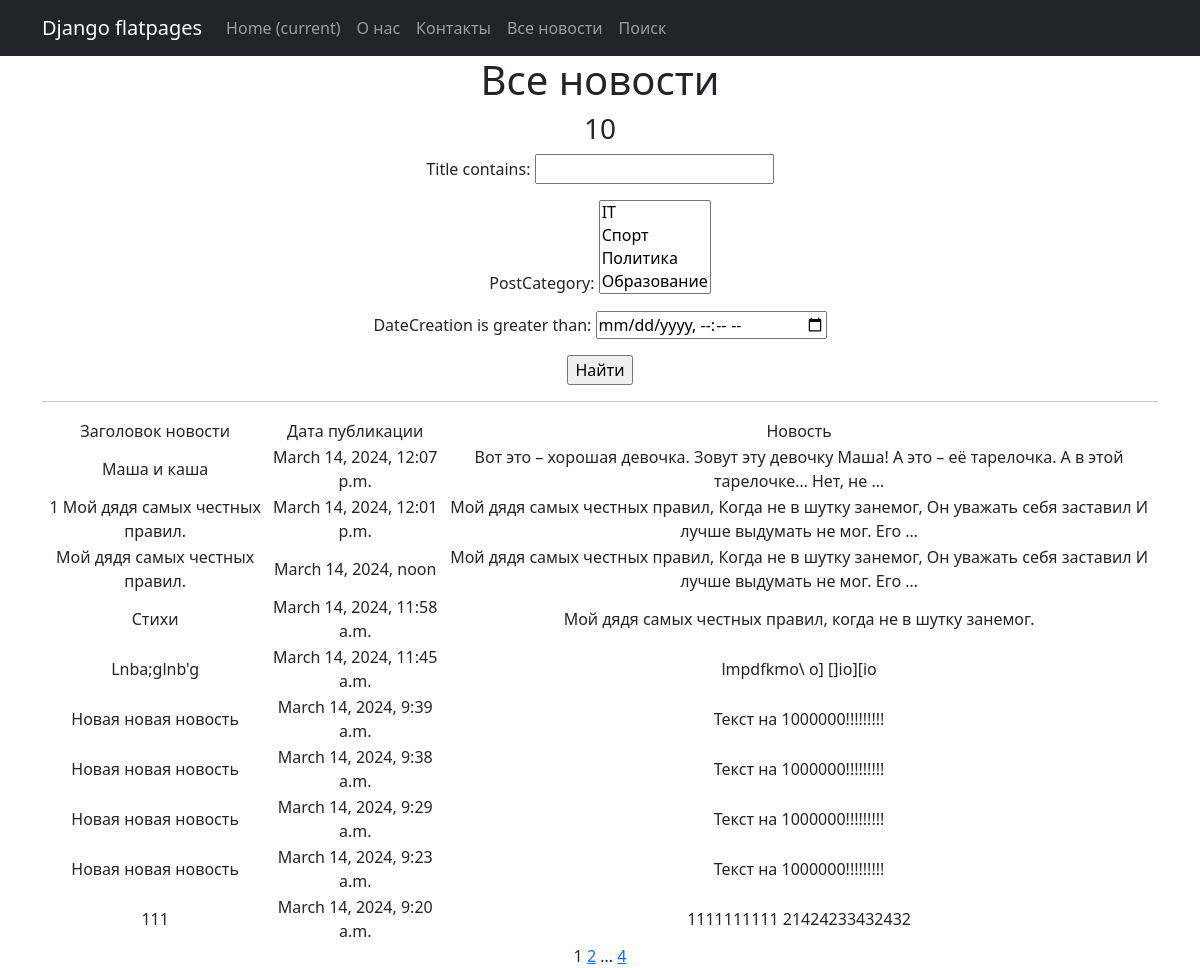
Page /news/search/ on the earlier database version.
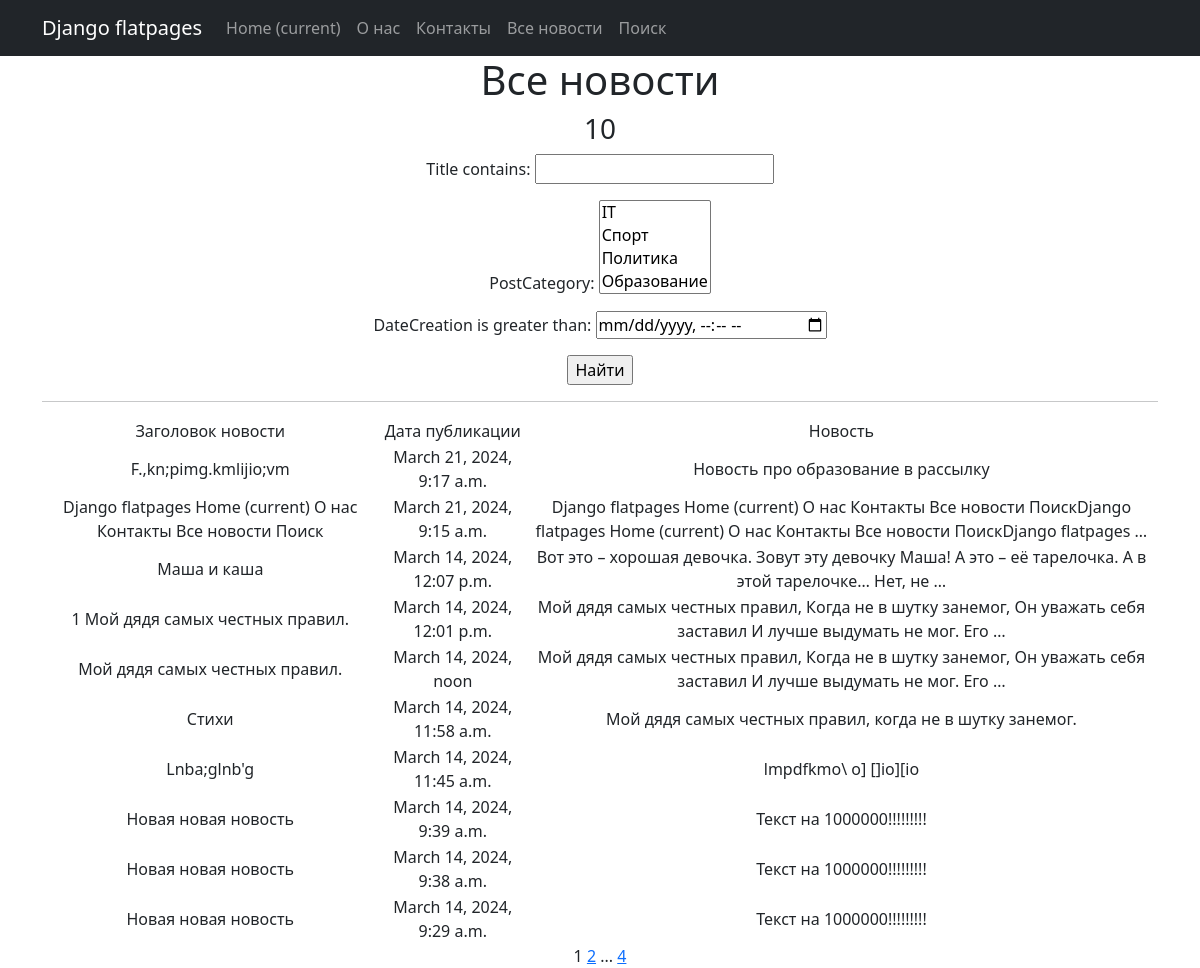
Same page on the later database version.
### news/models.py (models this page shows, shortened)
class Post(models.Model):
    author = models.ForeignKey(Author, on_delete=models.CASCADE)
    NEWS = 'NW'
    ARTICLE = 'AR'
    CATEGORY_CHOICES = (
        (NEWS, 'Новость'),
        (ARTICLE, 'Статья'),
    )
    categoryType = models.CharField(max_length=2, choices=CATEGORY_CHOICES, default=ARTICLE)
    dateCreation = models.DateTimeField(auto_now_add=True)
    postCategory = models.ManyToManyField(Category, through='PostCategory')
    title = models.CharField(max_length=128)
    text = models.TextField()
    rating = models.SmallIntegerField(default=0)
    def __str__(self):
        return f'{self.title}: {self.text[:20]}'

### news/views.py (the view)
# urls.py: path('news/search/', SearchPostsList.as_view(), name='search'),
class SearchPostsList(PostsList):
    template_name = 'search.html'
    def get_queryset(self):
        queryset = super().get_queryset()
        self.filterset = PostFilter(self.request.GET, queryset)
        return self.filterset.qs

### news/models.py (called while the page is built)
    def __str__(self):
        return self.name

### news/templatetags/custom_filters.py (called while the page is built)
@register.filter()
def censor(text):
    if not (isinstance(text, str)):
        raise StrException('Variable is not a string')
    for key in CENSOR_WORDS:
        text = text.replace(key, CENSOR_WORDS[key])
    return text

### news/templatetags/custom_tags.py (called while the page is built)
@register.simple_tag(takes_context=True)
def url_replace(context, **kwargs):
    d = context['request'].GET.copy()
    for k, v in kwargs.items():
        d[k] = v
    return d.urlencode()

### news/views.py (called while the page is built)
    def get_queryset(self):
        queryset = super().get_queryset()
        self.filterset = PostFilter(self.request.GET, queryset)
        return self.filterset.qs

    def get_context_data(self, **kwargs):
        context = super().get_context_data(**kwargs)
        context['time_now'] = datetime.utcnow()
        context['next_sale'] = None
        context['filterset'] = self.filterset
        pprint(context)
        return context

### templates/search.html (shortened to what this page needs)
{% extends 'flatpages/default.html' %}
{% load custom_filters %}!
{% load custom_tags %}
{% block content %}
   <h1>Все новости</h1>
   <h3>{{ news|length }}</h3>
    <form action="" method="get">
        {{ filterset.form.as_p }}
       <input type="submit" value="Найти" />
   </form>
   <hr>
    {% if news %}
        <table>
            <tr>
                <td>Заголовок новости</td>
                <td>Дата публикации</td>
                <td>Новость</td>
            </tr>
            {% for post in news %}
            <tr>
                <td>{{ post.title|censor }}</td>
                <td>{{ post.dateCreation }}</td>
                <td>{{ post.text|truncatewords:20|censor }}</td>
                <td>
                </td>
            </tr>
            {% endfor %}
        </table>
    {% else %}
        <h2>Новостей нет!</h2>
    {% endif %}
   {{ page_obj.number }}
   {% if page_obj.has_next %}
       <a href="?{% url_replace page=page_obj.next_page_number %}">{{ page_obj.next_page_number }}</a>
       {% if paginator.num_pages != page_obj.next_page_number %}
           ...
           <a href="?{% url_replace page=page_obj.paginator.num_pages %}">{{ page_obj.paginator.num_pages }}</a>
       {% endif %}
   {% endif %}
{% endblock content %}

Differences in the rows shown:
no longer on this page (row unchanged): Post: title|censor "Новая новая новость", dateCreation "March 14, 2024, 9:23 a.m.", text|censor "Текст на 1000000!!!!!!!!!"
no longer on this page (row unchanged): Post: title|censor "111", dateCreation "March 14, 2024, 9:20 a.m.", text|censor "1111111111 21424233432432"
added Post: title|censor "F.,kn;pimg.kmlijio;vm", dateCreation "March 21, 2024, 9:17 a.m.", text|censor "Новость про образование в рассылку"
added Post: title|censor "Django flatpages Home (current) О нас Контакты Все новости Поиск", dateCreation "March 21, 2024, 9:15 a.m.", text|censor "Django flatpages Home (current) О нас Контакты Все новости ПоискDjango flatpages Home (current) О нас Контакты Все новости ПоискDjango flatpages …"
